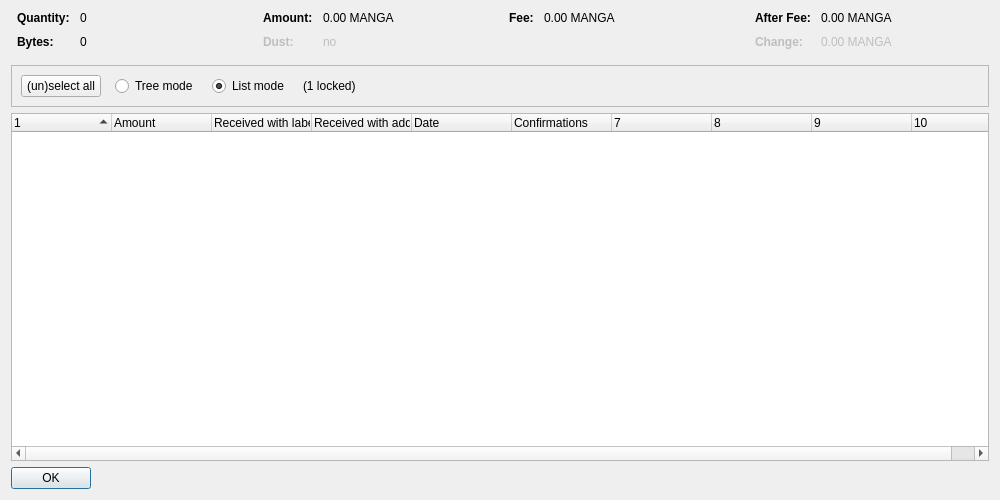
<?xml version="1.0" encoding="UTF-8"?>
<ui version="4.0">
 <class>CoinControlDialog</class>
 <widget class="QDialog" name="CoinControlDialog">
  <property name="geometry">
   <rect>
    <x>0</x>
    <y>0</y>
    <width>1000</width>
    <height>500</height>
   </rect>
  </property>
  <property name="windowTitle">
   <string>Coin Selection</string>
  </property>
  <layout class="QVBoxLayout" name="verticalLayout">
   <item>
    <layout class="QHBoxLayout" name="horizontalLayoutTop" stretch="0,0,0,0">
     <property name="topMargin">
      <number>0</number>
     </property>
     <property name="bottomMargin">
      <number>10</number>
     </property>
     <item>
      <layout class="QFormLayout" name="formLayoutCoinControl1">
       <property name="horizontalSpacing">
        <number>10</number>
       </property>
       <property name="verticalSpacing">
        <number>10</number>
       </property>
       <property name="leftMargin">
        <number>6</number>
       </property>
       <property name="rightMargin">
        <number>6</number>
       </property>
       <item row="0" column="0">
        <widget class="QLabel" name="labelCoinControlQuantityText">
         <property name="font">
          <font>
           <weight>75</weight>
           <bold>true</bold>
          </font>
         </property>
         <property name="text">
          <string>Quantity:</string>
         </property>
        </widget>
       </item>
       <item row="0" column="1">
        <widget class="QLabel" name="labelCoinControlQuantity">
         <property name="cursor">
          <cursorShape>IBeamCursor</cursorShape>
         </property>
         <property name="contextMenuPolicy">
          <enum>Qt::ActionsContextMenu</enum>
         </property>
         <property name="text">
          <string notr="true">0</string>
         </property>
         <property name="textInteractionFlags">
          <set>Qt::LinksAccessibleByMouse|Qt::TextSelectableByKeyboard|Qt::TextSelectableByMouse</set>
         </property>
        </widget>
       </item>
       <item row="1" column="0">
        <widget class="QLabel" name="labelCoinControlBytesText">
         <property name="font">
          <font>
           <weight>75</weight>
           <bold>true</bold>
          </font>
         </property>
         <property name="text">
          <string>Bytes:</string>
         </property>
        </widget>
       </item>
       <item row="1" column="1">
        <widget class="QLabel" name="labelCoinControlBytes">
         <property name="cursor">
          <cursorShape>IBeamCursor</cursorShape>
         </property>
         <property name="contextMenuPolicy">
          <enum>Qt::ActionsContextMenu</enum>
         </property>
         <property name="text">
          <string notr="true">0</string>
         </property>
         <property name="textInteractionFlags">
          <set>Qt::LinksAccessibleByMouse|Qt::TextSelectableByKeyboard|Qt::TextSelectableByMouse</set>
         </property>
        </widget>
       </item>
      </layout>
     </item>
     <item>
      <layout class="QFormLayout" name="formLayoutCoinControl2">
       <property name="horizontalSpacing">
        <number>10</number>
       </property>
       <property name="verticalSpacing">
        <number>10</number>
       </property>
       <property name="leftMargin">
        <number>6</number>
       </property>
       <property name="rightMargin">
        <number>6</number>
       </property>
       <item row="0" column="0">
        <widget class="QLabel" name="labelCoinControlAmountText">
         <property name="font">
          <font>
           <weight>75</weight>
           <bold>true</bold>
          </font>
         </property>
         <property name="text">
          <string>Amount:</string>
         </property>
        </widget>
       </item>
       <item row="0" column="1">
        <widget class="QLabel" name="labelCoinControlAmount">
         <property name="cursor">
          <cursorShape>IBeamCursor</cursorShape>
         </property>
         <property name="contextMenuPolicy">
          <enum>Qt::ActionsContextMenu</enum>
         </property>
         <property name="text">
          <string notr="true">0.00 MANGA</string>
         </property>
         <property name="textInteractionFlags">
          <set>Qt::LinksAccessibleByMouse|Qt::TextSelectableByKeyboard|Qt::TextSelectableByMouse</set>
         </property>
        </widget>
       </item>
       <item row="1" column="0">
        <widget class="QLabel" name="labelCoinControlLowOutputText">
         <property name="enabled">
          <bool>false</bool>
         </property>
         <property name="font">
          <font>
           <weight>75</weight>
           <bold>true</bold>
          </font>
         </property>
         <property name="text">
          <string>Dust:</string>
         </property>
        </widget>
       </item>
       <item row="1" column="1">
        <widget class="QLabel" name="labelCoinControlLowOutput">
         <property name="enabled">
          <bool>false</bool>
         </property>
         <property name="cursor">
          <cursorShape>IBeamCursor</cursorShape>
         </property>
         <property name="contextMenuPolicy">
          <enum>Qt::ActionsContextMenu</enum>
         </property>
         <property name="text">
          <string notr="true">no</string>
         </property>
         <property name="textInteractionFlags">
          <set>Qt::LinksAccessibleByMouse|Qt::TextSelectableByKeyboard|Qt::TextSelectableByMouse</set>
         </property>
        </widget>
       </item>
      </layout>
     </item>
     <item>
      <layout class="QFormLayout" name="formLayoutCoinControl3">
       <property name="horizontalSpacing">
        <number>10</number>
       </property>
       <property name="verticalSpacing">
        <number>10</number>
       </property>
       <property name="leftMargin">
        <number>6</number>
       </property>
       <property name="rightMargin">
        <number>6</number>
       </property>
       <item row="0" column="0">
        <widget class="QLabel" name="labelCoinControlFeeText">
         <property name="font">
          <font>
           <weight>75</weight>
           <bold>true</bold>
          </font>
         </property>
         <property name="text">
          <string>Fee:</string>
         </property>
        </widget>
       </item>
       <item row="0" column="1">
        <widget class="QLabel" name="labelCoinControlFee">
         <property name="cursor">
          <cursorShape>IBeamCursor</cursorShape>
         </property>
         <property name="contextMenuPolicy">
          <enum>Qt::ActionsContextMenu</enum>
         </property>
         <property name="text">
          <string notr="true">0.00 MANGA</string>
         </property>
         <property name="textInteractionFlags">
          <set>Qt::LinksAccessibleByMouse|Qt::TextSelectableByKeyboard|Qt::TextSelectableByMouse</set>
         </property>
        </widget>
       </item>
      </layout>
     </item>
     <item>
      <layout class="QFormLayout" name="formLayoutCoinControl4">
       <property name="horizontalSpacing">
        <number>10</number>
       </property>
       <property name="verticalSpacing">
        <number>10</number>
       </property>
       <property name="leftMargin">
        <number>6</number>
       </property>
       <property name="rightMargin">
        <number>6</number>
       </property>
       <item row="0" column="0">
        <widget class="QLabel" name="labelCoinControlAfterFeeText">
         <property name="font">
          <font>
           <weight>75</weight>
           <bold>true</bold>
          </font>
         </property>
         <property name="text">
          <string>After Fee:</string>
         </property>
        </widget>
       </item>
       <item row="0" column="1">
        <widget class="QLabel" name="labelCoinControlAfterFee">
         <property name="cursor">
          <cursorShape>IBeamCursor</cursorShape>
         </property>
         <property name="contextMenuPolicy">
          <enum>Qt::ActionsContextMenu</enum>
         </property>
         <property name="text">
          <string notr="true">0.00 MANGA</string>
         </property>
         <property name="textInteractionFlags">
          <set>Qt::LinksAccessibleByMouse|Qt::TextSelectableByKeyboard|Qt::TextSelectableByMouse</set>
         </property>
        </widget>
       </item>
       <item row="1" column="0">
        <widget class="QLabel" name="labelCoinControlChangeText">
         <property name="enabled">
          <bool>false</bool>
         </property>
         <property name="font">
          <font>
           <weight>75</weight>
           <bold>true</bold>
          </font>
         </property>
         <property name="text">
          <string>Change:</string>
         </property>
        </widget>
       </item>
       <item row="1" column="1">
        <widget class="QLabel" name="labelCoinControlChange">
         <property name="enabled">
          <bool>false</bool>
         </property>
         <property name="cursor">
          <cursorShape>IBeamCursor</cursorShape>
         </property>
         <property name="contextMenuPolicy">
          <enum>Qt::ActionsContextMenu</enum>
         </property>
         <property name="text">
          <string notr="true">0.00 MANGA</string>
         </property>
         <property name="textInteractionFlags">
          <set>Qt::LinksAccessibleByMouse|Qt::TextSelectableByKeyboard|Qt::TextSelectableByMouse</set>
         </property>
        </widget>
       </item>
      </layout>
     </item>
    </layout>
   </item>
   <item>
    <widget class="QFrame" name="frame">
     <property name="minimumSize">
      <size>
       <width>0</width>
       <height>40</height>
      </size>
     </property>
     <property name="frameShape">
      <enum>QFrame::StyledPanel</enum>
     </property>
     <property name="frameShadow">
      <enum>QFrame::Sunken</enum>
     </property>
     <layout class="QHBoxLayout" name="horizontalLayout">
      <item>
       <layout class="QHBoxLayout" name="horizontalLayoutPanel" stretch="0,0,0,0,0">
        <property name="spacing">
         <number>14</number>
        </property>
        <item>
         <widget class="QPushButton" name="pushButtonSelectAll">
          <property name="sizePolicy">
           <sizepolicy hsizetype="Maximum" vsizetype="Fixed">
            <horstretch>0</horstretch>
            <verstretch>0</verstretch>
           </sizepolicy>
          </property>
          <property name="text">
           <string>(un)select all</string>
          </property>
          <property name="autoDefault">
           <bool>false</bool>
          </property>
         </widget>
        </item>
        <item>
         <widget class="QRadioButton" name="radioTreeMode">
          <property name="sizePolicy">
           <sizepolicy hsizetype="Maximum" vsizetype="Fixed">
            <horstretch>0</horstretch>
            <verstretch>0</verstretch>
           </sizepolicy>
          </property>
          <property name="text">
           <string>Tree mode</string>
          </property>
         </widget>
        </item>
        <item>
         <widget class="QRadioButton" name="radioListMode">
          <property name="sizePolicy">
           <sizepolicy hsizetype="Maximum" vsizetype="Fixed">
            <horstretch>0</horstretch>
            <verstretch>0</verstretch>
           </sizepolicy>
          </property>
          <property name="text">
           <string>List mode</string>
          </property>
          <property name="checked">
           <bool>true</bool>
          </property>
         </widget>
        </item>
        <item>
         <widget class="QLabel" name="labelLocked">
          <property name="text">
           <string notr="true">(1 locked)</string>
          </property>
         </widget>
        </item>
        <item>
         <spacer name="horizontalSpacer">
          <property name="orientation">
           <enum>Qt::Horizontal</enum>
          </property>
          <property name="sizeHint" stdset="0">
           <size>
            <width>40</width>
            <height>20</height>
           </size>
          </property>
         </spacer>
        </item>
       </layout>
      </item>
     </layout>
    </widget>
   </item>
   <item>
    <widget class="CoinControlTreeWidget" name="treeWidget">
     <property name="contextMenuPolicy">
      <enum>Qt::CustomContextMenu</enum>
     </property>
     <property name="sortingEnabled">
      <bool>false</bool>
     </property>
     <property name="columnCount">
      <number>10</number>
     </property>
     <attribute name="headerShowSortIndicator" stdset="0">
      <bool>true</bool>
     </attribute>
     <attribute name="headerStretchLastSection">
      <bool>false</bool>
     </attribute>
     <column>
      <property name="text">
       <string/>
      </property>
     </column>
     <column>
      <property name="text">
       <string>Amount</string>
      </property>
     </column>
     <column>
      <property name="text">
       <string>Received with label</string>
      </property>
     </column>
     <column>
      <property name="text">
       <string>Received with address</string>
      </property>
     </column>
     <column>
      <property name="text">
       <string>Date</string>
      </property>
     </column>
     <column>
      <property name="text">
       <string>Confirmations</string>
      </property>
      <property name="toolTip">
       <string>Confirmed</string>
      </property>
     </column>
     <column>
      <property name="text">
       <string/>
      </property>
     </column>
     <column>
      <property name="text">
       <string/>
      </property>
     </column>
     <column>
      <property name="text">
       <string/>
      </property>
     </column>
     <column>
      <property name="text">
       <string/>
      </property>
     </column>
    </widget>
   </item>
   <item>
    <widget class="QDialogButtonBox" name="buttonBox">
     <property name="sizePolicy">
      <sizepolicy hsizetype="Maximum" vsizetype="Fixed">
       <horstretch>0</horstretch>
       <verstretch>0</verstretch>
      </sizepolicy>
     </property>
     <property name="orientation">
      <enum>Qt::Horizontal</enum>
     </property>
     <property name="standardButtons">
      <set>QDialogButtonBox::Ok</set>
     </property>
    </widget>
   </item>
  </layout>
 </widget>
 <customwidgets>
  <customwidget>
   <class>CoinControlTreeWidget</class>
   <extends>QTreeWidget</extends>
   <header>qt/coincontroltreewidget.h</header>
  </customwidget>
 </customwidgets>
 <resources/>
 <connections/>
</ui>
